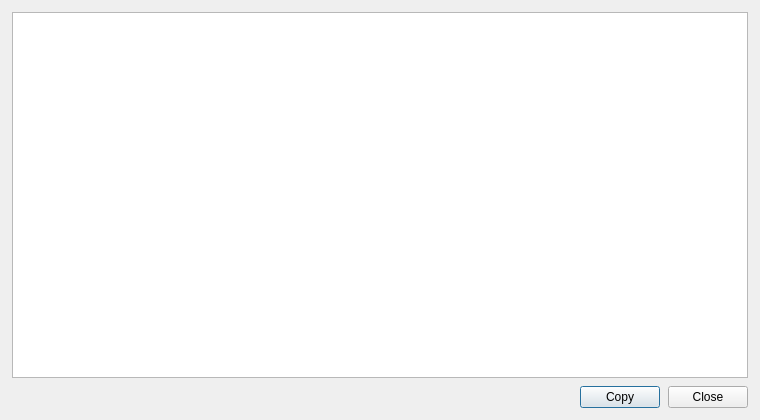
<?xml version="1.0" encoding="UTF-8"?>
<ui version="4.0">
 <class>StatusLogDialog</class>
 <widget class="QDialog" name="StatusLogDialog">
  <property name="geometry">
   <rect>
    <x>0</x>
    <y>0</y>
    <width>760</width>
    <height>420</height>
   </rect>
  </property>
  <property name="windowTitle">
   <string>Status log</string>
  </property>
  <layout class="QVBoxLayout" name="rootLayout">
   <property name="leftMargin">
    <number>12</number>
   </property>
   <property name="topMargin">
    <number>12</number>
   </property>
   <property name="rightMargin">
    <number>12</number>
   </property>
   <property name="bottomMargin">
    <number>12</number>
   </property>
   <property name="spacing">
    <number>8</number>
   </property>
   <item>
    <widget class="QTextEdit" name="text_view"/>
   </item>
   <item>
    <layout class="QHBoxLayout" name="buttonsLayout">
     <item>
      <spacer name="horizontalSpacer">
       <property name="orientation">
        <enum>Qt::Horizontal</enum>
       </property>
       <property name="sizeHint" stdset="0">
        <size>
         <width>40</width>
         <height>20</height>
        </size>
       </property>
      </spacer>
     </item>
     <item>
      <widget class="QPushButton" name="copy_button">
       <property name="text">
        <string>Copy</string>
       </property>
      </widget>
     </item>
     <item>
      <widget class="QPushButton" name="close_button">
       <property name="text">
        <string>Close</string>
       </property>
      </widget>
     </item>
    </layout>
   </item>
  </layout>
 </widget>
 <resources/>
 <connections/>
</ui>
